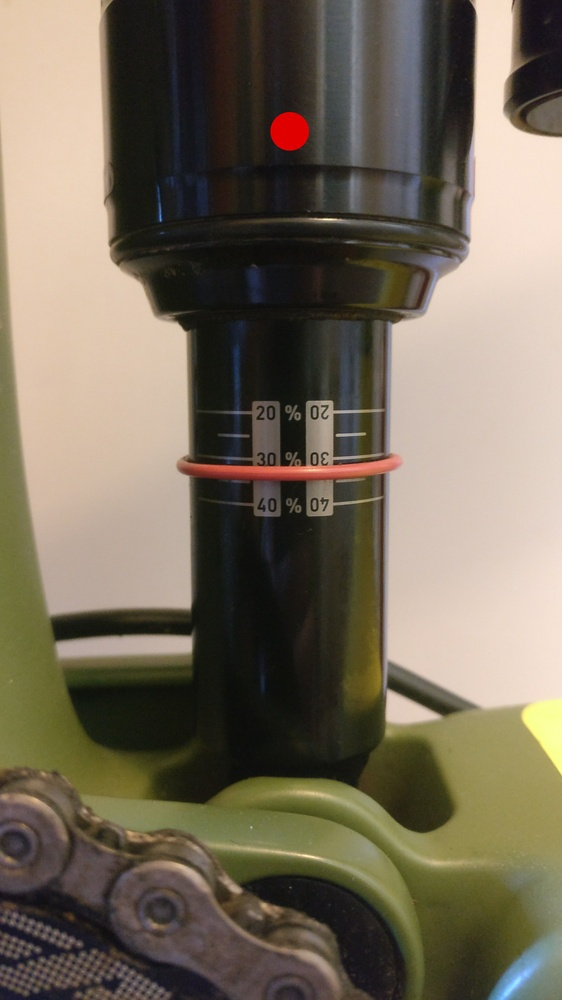
#> input picture v4/test_image.jpg, 562 x 1000 px, shrunk from 2610 x 4640 before the run
$ python main.py --image test_image.jpg   (Python 2 division)   (older library calls are emulated)
#> lines starting #> are read from the running program, lines starting #| are printed output that depends on the picture; after the words box and inside, x2 and y2 are one past the last pixel; in counts of white or black regions, pixels touching at a corner belong together
### v4/image_processor.py
import cv2
import numpy


# [13 lines left out: function show_image, not called in this run]


class ImageProcessor:
    image_path = None
    processed_image = None
    sag = None
    pressure = None
    stroke = None
    pixels_per_mm = None
    debug_mode = False

    def __init__(self, image_path, sag, pressure, stroke, debug=False):
        self.image_path = image_path
        self.sag = sag
        self.pressure = pressure
        self.stroke = stroke
        self.debug_mode = debug

    def _process_image(self):
        """
        Applies the appropriate processes before analysis can be carried out
        :return: The processed image with edge detection applied
        """
        image = cv2.imread(self.image_path)
        gray_scaled = cv2.cvtColor(image, cv2.COLOR_BGR2GRAY)
        blurred = cv2.GaussianBlur(gray_scaled, (5, 5), 0)
        edged = cv2.Canny(blurred, 0, 100, apertureSize=3)
        return edged

    def _get_ref_point_width(self):
        """
        Locate red circle in image and output its diameter in px
        :return:
        """
        image = cv2.imread(self.image_path)
        upper_bound = numpy.array([65, 65, 255])
        lower_bound = numpy.array([0, 0, 200])
        mask = cv2.inRange(image, lower_bound, upper_bound)
        marker = cv2.bitwise_and(image, image, mask=mask)
        marker = cv2.cvtColor(marker, cv2.COLOR_BGR2GRAY)
        circles = cv2.HoughCircles(marker, cv2.cv.CV_HOUGH_GRADIENT, 3, 200)
        ref_point = circles[0][0]
        return ref_point[2] * 2.0

    def _get_measurement_px(self):
        """
        Measures the distance between the shock body and o-ring in pixels
        :return: The measurement in px
        """
        if self.processed_image is None:
            self.processed_image = self._process_image()
        min_line_length = 300
        max_line_gap = 1
        image_height, image_width = self.processed_image.shape[:2]
        y_min = image_height
        y_max = 0
        lines = cv2.HoughLinesP(self.processed_image,
                                1,
                                numpy.pi / 180,
                                50,
                                min_line_length,
                                max_line_gap)
        for x1, y1, x2, y2 in lines[0]:
            if x1 >= image_width / 2 and \
                            y1 >= image_height / 3 and \
                            y2 <= (image_height * 0.45) and \
                            abs(x1 - x2) <= 1:
                y_min = min(y_min, y1)
                y_max = max(y_max, y2)
        return y_max - y_min

    # [4 lines left out: function _get_measurement_mm, not called in this run]

    def _get_inverse_measurement(self, measurement_mm):
        return self.stroke - measurement_mm

    def _get_psi_per_mm(self, measurement_mm):
        return self.pressure / measurement_mm

    def _get_ideal_sag_mm(self):
        return self.stroke - (float(self.stroke) * (float(self.sag) / 100.0))

    def calc_ideal_pressure(self):
        pixels_per_mm = self._get_ref_point_width() / 5
        measurement_px = self._get_measurement_px()
        measurement_mm = measurement_px / pixels_per_mm
        inverse_mm = self._get_inverse_measurement(measurement_mm)
        psi_per_mm = self._get_psi_per_mm(inverse_mm)
        ideal_mm = self._get_ideal_sag_mm()
        ideal_psi = psi_per_mm * ideal_mm
        if self.debug_mode:
            print 'px/mm', pixels_per_mm
            print 'measurement_px', measurement_px
            print 'measurement_mm', measurement_mm
            print 'desired mm', ideal_mm
            print 'psi_per_mm', psi_per_mm

        return ideal_psi

### v4/main.py
#! /usr/bin/env python

import argparse
import sys
from image_processor import ImageProcessor


def main():
    parser = argparse.ArgumentParser()
    parser.add_argument('-i',
                        '--image',
                        type=str,
                        action='store',
                        metavar='',
                        help='The path to the image you wish to use')
    parser.add_argument('-w',
                        '--weight',
                        type=int,
                        action='store',
                        metavar='',
                        help='The weight of the rider in chosen units')
    parser.add_argument('-s',
                        '--sag',
                        type=int,
                        action='store',
                        metavar='',
                        help='The desired sag percentage')
    parser.add_argument('-p',
                        '--pressure',
                        type=int,
                        action='store',
                        metavar='',
                        help='The pressure you have already put into your bike')
    parser.add_argument('-t',
                        '--stroke',
                        type=float,
                        action='store',
                        metavar='',
                        help='')
    parser.add_argument('-d',
                        '--debug',
                        action='store_true')

    args = parser.parse_args()
    if args.image is None:
        print 'This program requires an image'
        parser.print_help()
        sys.exit(1)

    image_processor = ImageProcessor(args.image, args.sag, args.pressure, args.stroke, args.debug)
    print image_processor.calc_ideal_pressure()
#> in _get_ref_point_width, image is the input picture: shape (1000, 562, 3); mean B, G, R 90.7, 107.6, 117.7
#> in _get_ref_point_width, `mask = cv2.inRange(image, lower_bound, upper_bound)`:
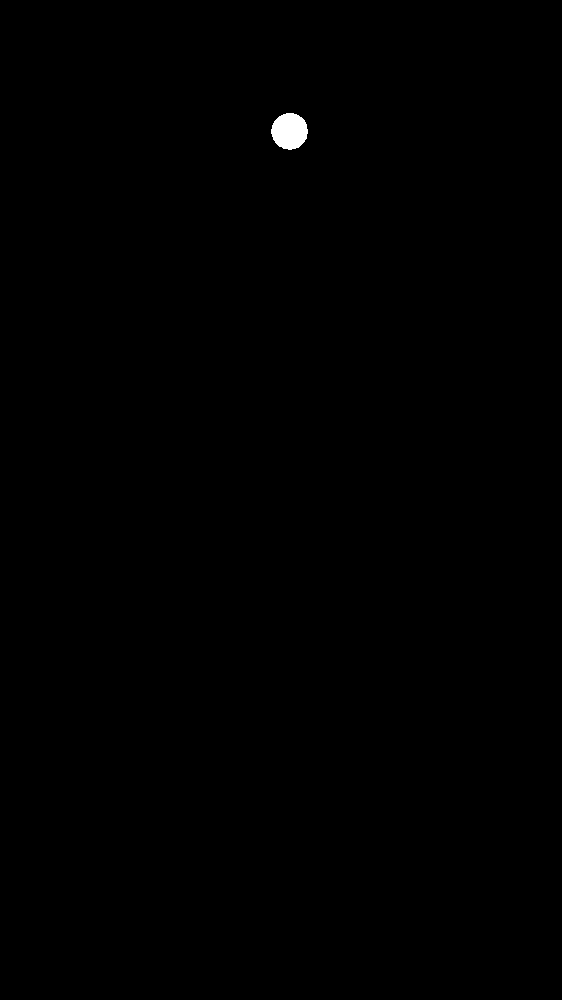
#> mask: shape (1000, 562); 0.19% white; 1 white region, box (x1, y1, x2, y2) and area: (271, 113, 308, 150) 1050
#> in _get_ref_point_width, `circles = cv2.HoughCircles(marker, cv2.cv.CV_HOUGH_GRADIENT, 3, 200)`: circles = [[289.5, 130.5, 18]]
#> in _get_ref_point_width, `ref_point = circles[0][0]`: ref_point = [289.5, 130.5, 18]
#> in calc_ideal_pressure, `pixels_per_mm = self._get_ref_point_width() / 5`: pixels_per_mm = 7.2
#> in _process_image, `gray_scaled = cv2.cvtColor(image, cv2.COLOR_BGR2GRAY)`:
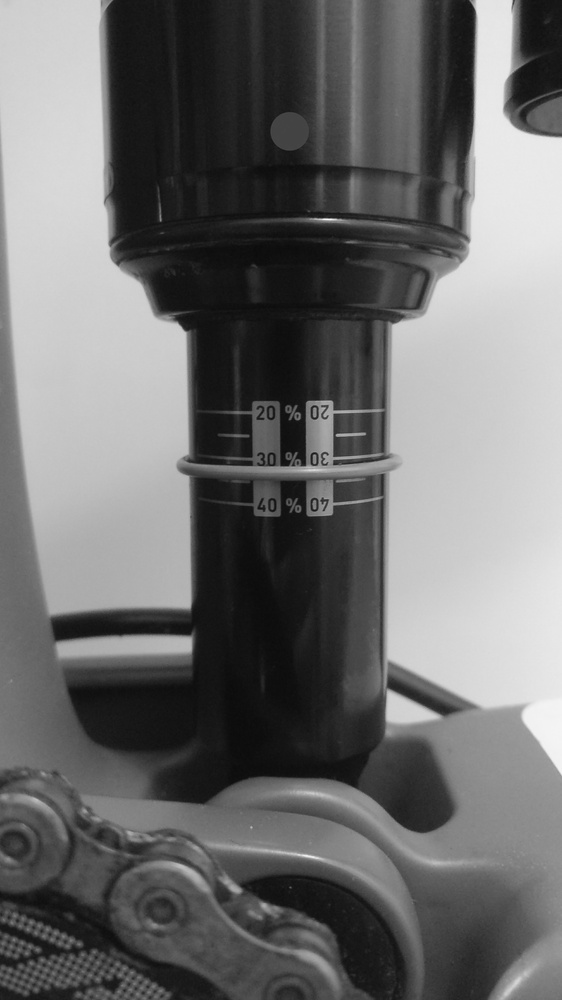
#> gray_scaled: shape (1000, 562); min 11, max 249, mean 108.7
#> in _process_image, `edged = cv2.Canny(blurred, 0, 100, apertureSize=3)`:
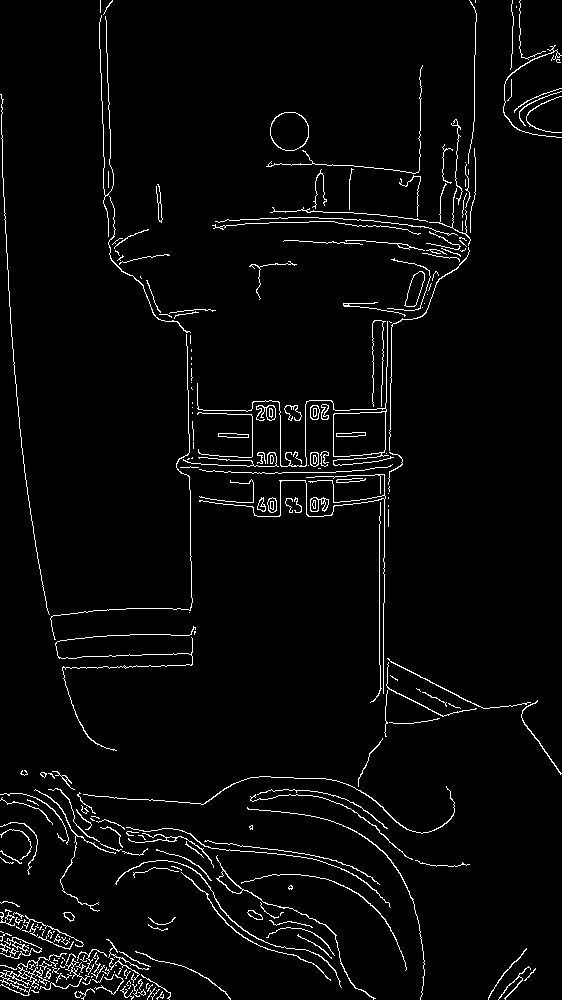
#> edged: shape (1000, 562); 3.3% white in thin lines or dots
#> in _get_measurement_px, `lines = cv2.HoughLinesP(self.processed_image, 1, numpy.pi / 180, 50, m..`: lines = 1175 rows, first 6: [190, 491, 190, 547], [387, 366, 387, 321], [384, 495, 384, 474], [105, 16, 106, 48], [390, 377, 391, 327], [379, 664, 379, 524]
#> the loop in _get_measurement_px, `for x1, y1, x2, y2 in lines[0]:` made 1 pass
#> in calc_ideal_pressure, `measurement_mm = measurement_px / pixels_per_mm`: measurement_mm = -138.9


if __name__ == '__main__':
#> (the run stopped early here; a loop or call above may not have finished)
